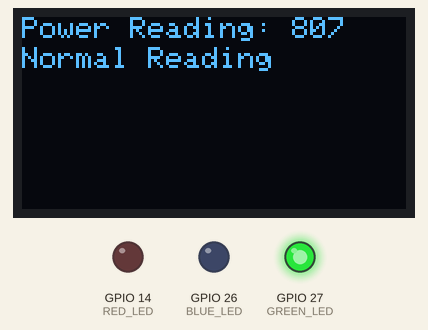
Simulated run of this sketch. Board: ESP32. Parts: 128×64 one-colour display, output pins drawn as LEDs (lit = HIGH). WiFi joins after 1.5 s; servers stay silent unless stated; the display library's start-up logo is not drawn; uploads are accepted with an empty reply; random numbers use the default seed unless the sketch sets one; what the sketch prints to the serial monitor is not drawn.

Above: at 3.8 s.
At 55.0 s:
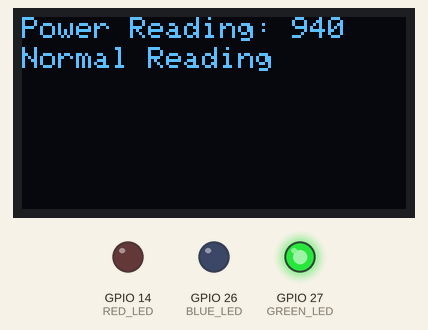
At 85.6 s:
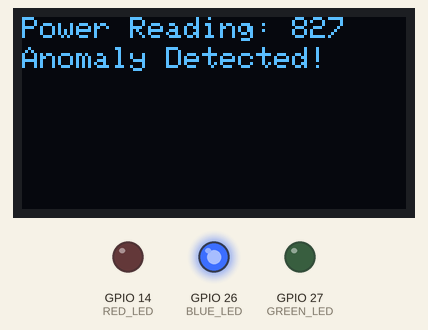
At 126.3 s:
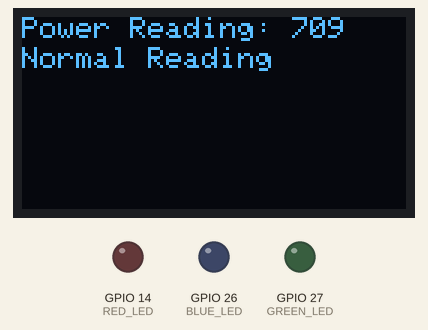
Timing chart, 0 to 127.8 s (numbered marks = the images above):
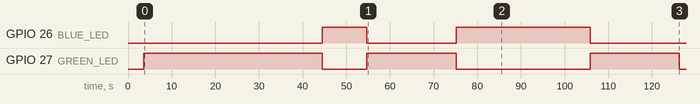

The sketch:

sketch.ino
```cpp
/*
  This project is part of an ongoing research initiative.
  To extend, use, or adapt the resources provided here, please contact the author.
  © 2025 - Abid Hasan Rafi. All rights reserved.
  Email: ahr16.abidhasanrafi@gmail.com
*/

#include <WiFi.h>
#include <WiFiClient.h>
#include <WebServer.h>
#include <uri/UriBraces.h>
#include <HTTPClient.h>
#include <ArduinoJson.h>
#include <Adafruit_SSD1306.h>

#define WIFI_SSID "Wokwi-GUEST"
#define WIFI_PASSWORD ""
#define WIFI_CHANNEL 6

WebServer server(80);

const int BLUE_LED = 26;
const int GREEN_LED = 27;
const int RED_LED = 14;

#define SCREEN_WIDTH 128
#define SCREEN_HEIGHT 64
Adafruit_SSD1306 display(SCREEN_WIDTH, SCREEN_HEIGHT, &Wire, -1);

bool blueLedState = false;
bool redLedState = false;

// Anomaly Data
int anomalyCount = 0;
unsigned long lastAnomalyTime = 0;
const String serverUrl = "your_api"; // Add Api for POST Request

// Simulate normal vs anomaly behavior
bool isAnomaly(int powerReading) {
  // Anomalies happen randomly (30% of the time for demo)
  return random(0, 100) < 30;
}

void sendHtml() {
  String response = R"(
    <!DOCTYPE html><html>
      <head>
        <title>ESP32 Web Server Demo</title>
        <meta name="viewport" content="width=device-width, initial-scale=1">
        <style>
          html { font-family: sans-serif; text-align: center; }
          body { display: inline-flex; flex-direction: column; }
          h1 { margin-bottom: 1.2em; }
          h2 { margin: 0; }
          div { display: grid; grid-template-columns: 1fr 1fr; grid-template-rows: auto auto; grid-auto-flow: column; grid-gap: 1em; }
          .btn { background-color: #5B5; border: none; color: #fff; padding: 0.5em 1em;
                 font-size: 2em; text-decoration: none }
          .btn.OFF { background-color: #333; }
        </style>
      </head>
      <body>
        <h1>ESP32 Web Server</h1>
        <div>
          <h2>LED 1</h2>
          <a href="/toggle/1" class="btn LED1_TEXT">LED1_TEXT</a>
          <h2>LED 2</h2>
          <a href="/toggle/2" class="btn LED2_TEXT">LED2_TEXT</a>
        </div>
      </body>
    </html>
  )";
  response.replace("LED1_TEXT", blueLedState ? "ON" : "OFF");
  response.replace("LED2_TEXT", redLedState ? "ON" : "OFF");
  server.send(200, "text/html", response);
}

void displayReading(int powerReading, bool anomalyDetected) {
  display.clearDisplay();
  display.setTextSize(1);
  display.setTextColor(SSD1306_WHITE);
  display.setCursor(0,0);
  display.print("Power Reading: ");
  display.print(powerReading);

  display.setCursor(0,10);
  display.print(anomalyDetected ? "Anomaly Detected!" : "Normal Reading");

  display.display();
}

void sendAnomalyData(int powerReading, bool anomalyDetected) {
  HTTPClient http;
  http.begin(serverUrl);

  // Prepare JSON data to send
  DynamicJsonDocument doc(1024);
  doc["meterId"] = "MT-0001";
  doc["time"] = millis();
  doc["anomalousPowerReading"] = powerReading;
  doc["isAnomaly"] = anomalyDetected ? "true" : "false";

  String jsonData;
  serializeJson(doc, jsonData);

  // Send POST request
  http.addHeader("Content-Type", "application/json");
  int httpResponseCode = http.POST(jsonData);

  if (httpResponseCode > 0) {
    Serial.println("Data sent successfully");
  } else {
    Serial.println("Error sending data");
  }

  http.end();
}

void setup(void) {
  Serial.begin(115200);
  pinMode(BLUE_LED, OUTPUT);
  pinMode(GREEN_LED, OUTPUT);
  pinMode(RED_LED, OUTPUT);

  // Initialize OLED display
  if(!display.begin(SSD1306_SWITCHCAPVCC, 0x3C)) {
    Serial.println(F("SSD1306 allocation failed"));
    for(;;);
  }
  display.display();
  delay(2000);  // Pause for 2 seconds for the display to initialize

  WiFi.begin(WIFI_SSID, WIFI_PASSWORD, WIFI_CHANNEL);
  Serial.print("Connecting to WiFi ");
  Serial.print(WIFI_SSID);

  // Wait for connection
  while (WiFi.status() != WL_CONNECTED) {
    delay(100);
    Serial.print(".");
  }
  Serial.println(" Connected!");

  Serial.print("IP address: ");
  Serial.println(WiFi.localIP());

  server.on("/", sendHtml);

  server.on(UriBraces("/toggle/{}"), []() {
    String led = server.pathArg(0);
    Serial.print("Toggle LED #");
    Serial.println(led);

    switch (led.toInt()) {
      case 1:
        blueLedState = !blueLedState;
        digitalWrite(BLUE_LED, blueLedState);
        break;
      case 2:
        redLedState = !redLedState;
        digitalWrite(RED_LED, redLedState);
        break;
    }

    sendHtml();
  });

  server.begin();
  Serial.println("HTTP server started");

  // Start streaming power readings and detecting anomalies
  unsigned long startTime = millis();
  while (millis() - startTime < 120000 && anomalyCount < 10) { // 2 minutes or 10 anomalies
    int powerReading = random(500, 1000); // Random power reading
    bool anomalyDetected = isAnomaly(powerReading);
    anomalyCount += anomalyDetected ? 1 : 0;

    // Turn on the respective LED
    if (anomalyDetected) {
      digitalWrite(BLUE_LED, HIGH); // Blue LED on for anomaly
      digitalWrite(GREEN_LED, LOW); // Green LED off during anomaly
    } else {
      digitalWrite(GREEN_LED, HIGH); // Green LED on for normal reading
      digitalWrite(BLUE_LED, LOW); // Blue LED off during normal reading
    }

    sendAnomalyData(powerReading, anomalyDetected); // Send anomaly data to server
    displayReading(powerReading, anomalyDetected);  // Display power readings on OLED

    delay(10000); // Wait for 10 seconds before sending the next data point
  }

  // After 2 minutes or 10 anomalies, turn off both LEDs
  digitalWrite(BLUE_LED, LOW);
  digitalWrite(GREEN_LED, LOW);
}

void loop(void) {
  server.handleClient();
  delay(2);
}
```

Measured:
- what the display in image 0 shows lasts 10.2 s, from 3.8 s to 14.0 s
